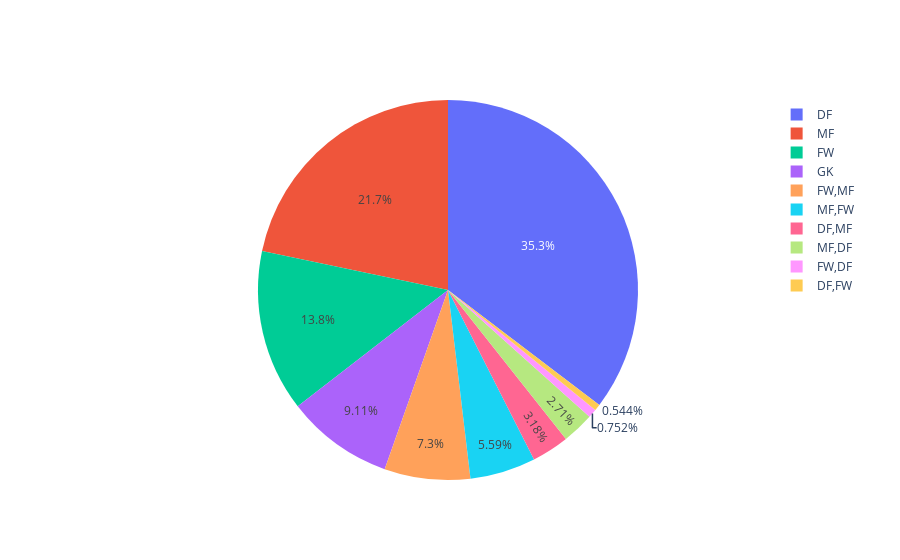

Notebook source saved alongside this figure:
### Markdown cell above
### Notice that only two (Pierre Højbjerg, James Ward-Prowse) of six players who played every minute during the season is not a goalkeeper & both of them are midfielders. This fact one of the arguments that proves that due to the high workload & injury risks forward cannot be always available for managers in EPL

### Code cell
minutes_by_position = pd.DataFrame(epl.groupby('Position', as_index=False)['Mins'].sum())
fig = go.Figure(data=[go.Pie(labels=position_passes['Position'], values=minutes_by_position['Mins'])])
fig.show()

### Figure 1 — Plotly figure (JSON) as saved in the notebook; plotly's stock layout.template omitted (floating-point values rounded to 4 significant figures)
{"data": [{"labels": ["DF", "DF,FW", "DF,MF", "FW", "FW,DF", "FW,MF", "GK", "MF", "MF,DF", "MF,FW"], "type": "pie", "values": [265330, 4082, 23859, 103501, 5645, 54797, 68397, 162944, 20355, 41978]}], "layout": {}}
